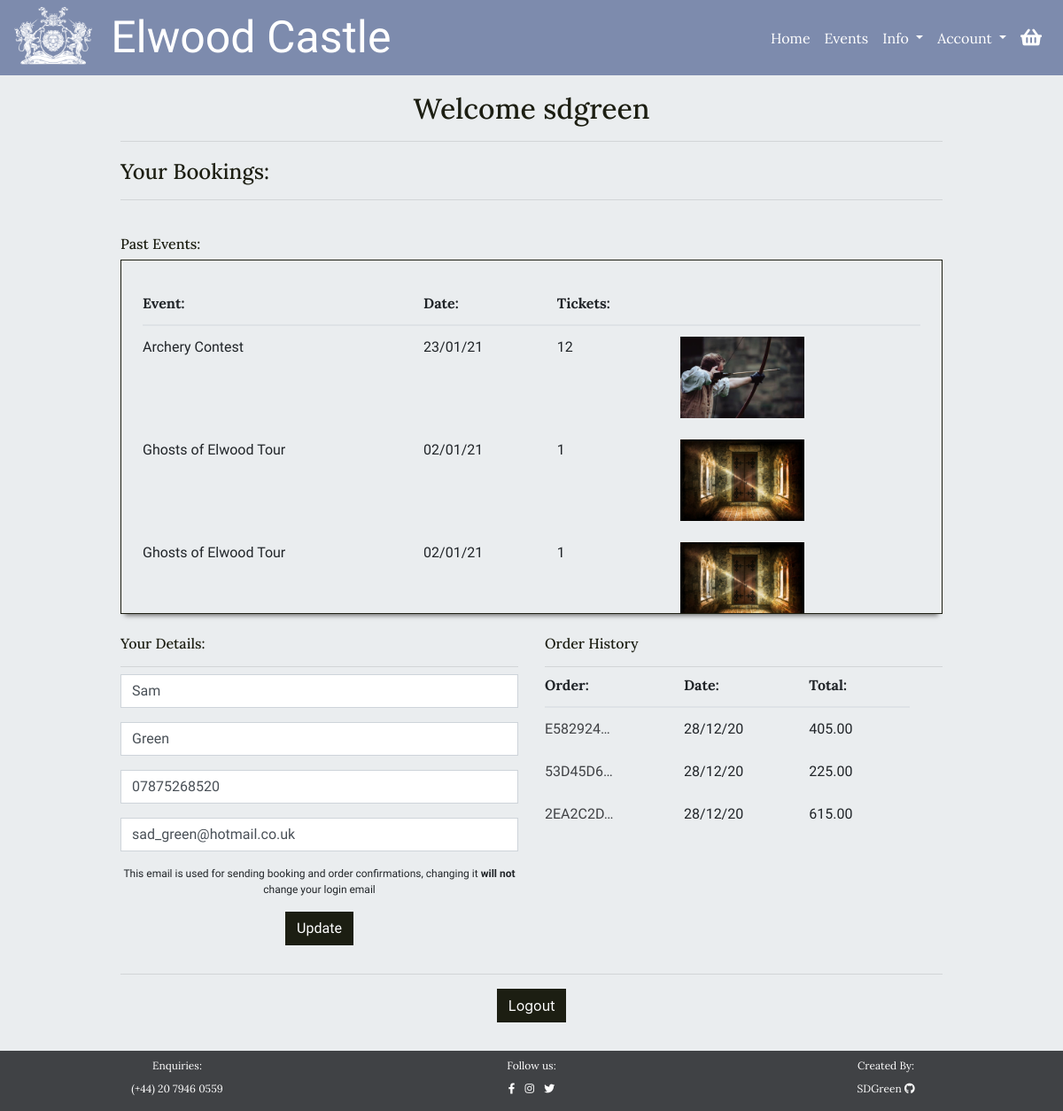
Page /user/home/ (signed in) on the earlier database version.
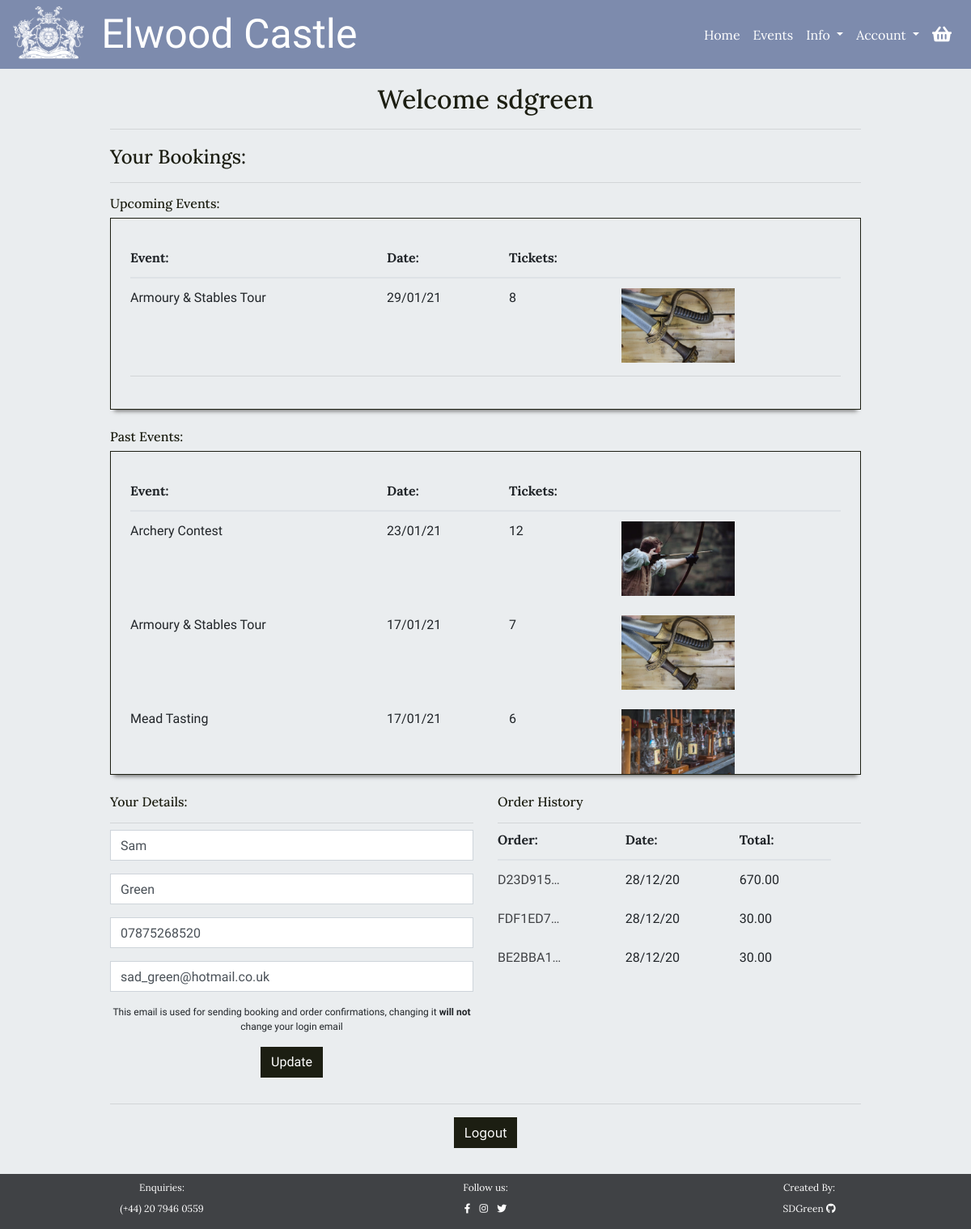
Same page on the later database version.
### checkout/models.py (models this page shows, shortened)
class EventBooking(models.Model):
    confirmation_number = models.CharField(max_length=32, null=False,
                                           editable=False)
    order = models.ForeignKey(Order, null=False, blank=False,
                              on_delete=models.CASCADE,
                              related_name='bookings')
    event = models.ForeignKey(Event, null=False, blank=False,
                              on_delete=models.CASCADE,)
    date = models.DateField(auto_now=False, auto_now_add=False,
                            null=False, blank=False)
    ticket_quantity = models.IntegerField()
    booking_total = models.DecimalField(max_digits=7, decimal_places=2,
                                        null=False, blank=False,
                                        editable=False, default=0)

class Order(models.Model):
    user_account = models.ForeignKey(UserAccount, null=True, blank=True,
                                     on_delete=models.SET_NULL,
                                     related_name='orders')
    order_number = models.CharField(max_length=32, null=False, editable=False)
    first_name = models.CharField(max_length=100, null=False, blank=False)
    last_name = models.CharField(max_length=200, null=False, blank=False)
    email = models.EmailField(max_length=200, null=False, blank=False)
    phone_number = models.CharField(max_length=20, null=True, blank=True)
    date = models.DateTimeField(auto_now_add=True)
    stripe_id = models.CharField(max_length=27, null=False, blank=False)
    total = models.DecimalField(max_digits=7, decimal_places=2,
                                null=True, blank=False, default=0)

### events/models.py (models this page shows)
class Event(models.Model):
    category = models.ForeignKey('Category', null=True, blank=True,
                                 on_delete=models.SET_NULL)
    name = models.CharField(max_length=254)
    description = models.TextField()
    price = models.DecimalField(max_digits=8, decimal_places=2, blank=False)
    start_time = models.TimeField()
    rating = models.DecimalField(max_digits=2, decimal_places=1, null=True,
                                 blank=True)
    day_ticket_limit = models.PositiveIntegerField(blank=False,
                                                   validators=[
                                                      MaxValueValidator(200)
                                                    ])
    supervision = models.BooleanField(default=True, null=True, blank=True)
    age_restricted = models.BooleanField(default=True, null=True, blank=False)
    image = models.ImageField(null=True, blank=True)
    def __str__(self):
        return self.name

### user_account/views.py (the view)
# urls.py: path('home/', views.user_home, name="user_home"),
@login_required
def user_home(request):
    useraccount = None
    bookings = None
    try:
        useraccount = UserAccount.objects.get(user__username=request.user)
        bookings = EventBooking.objects.filter(
            order__user_account=useraccount).order_by('-date')
    except UserAccount.DoesNotExist:
        messages.error(request, """Sorry, we couldn't find your account
                                information, please get in contact so we
                                can fix this for you""")
        return redirect(reverse('events'))
    no_bookings = False
    if not bookings:
        no_bookings = True
    today = datetime.datetime.today()
    upcoming_bookings = bookings.filter(date__gte=today).order_by("date")
    past_bookings = bookings.filter(date__lt=today)
    orders = useraccount.orders.all().order_by("-date")
    user_form = UserForm(instance=useraccount)
    context = {
        'useraccount': useraccount,
        'upcoming_bookings': upcoming_bookings,
        'past_bookings': past_bookings,
        'no_bookings': no_bookings,
        'orders': orders,
        'user_form': user_form
    }
    return render(request, 'user_account/user_home.html', context)

### user_account/forms.py
class UserForm(forms.ModelForm):
    class Meta:
        model = UserAccount
        exclude = ('user',)
    def __init__(self, *args, **kwargs):
        super().__init__(*args, **kwargs)
        placeholder = {
            'first_name': 'First Name',
            'last_name': 'Last Name',
            'email': 'Delivery Email',
            'phone_number': 'Contact Number'
        }
        self.fields['first_name'].widget.attrs['autofocus'] = True
        for field in self.fields:
            self.fields[field].widget.attrs['placeholder'] = f'{placeholder[field]}'
            self.fields[field].widget.attrs['class'] = 'checkout-form-input body-text text-m'
            self.fields[field].label = False

### basket/contexts.py (called while the page is built, shortened)
def basket_items(request):
    basket_items = []
    total = 0
    basket = request.session.get('basket', {})
    context = {
        'basket_items': basket_items,
        'total': total,
    }
    return context

### user_account/templates/user_account/user_home.html (shortened to what the changed rows need)
{% extends 'base.html' %}
{% load crispy_forms_tags %}
{% block content %}
<div id="small-page">
    <div class="color-overlay">
        <div class="container-fluid guttered p-3">
            <div class="row pt-1 mb-2">
                <div class="col-12 mb-2">
                    <h2 class="heading-text color-title text-center ext-l mb-0">Welcome {{request.user}}</h2>
                </div>
            </div>
            <div class="row mt-1 mb-4">
                <div class="col-12">
                    <h2 class="heading-text color-title text-l mb-0">Your Bookings:</h2>
                </div>
                {% if no_bookings %}
                <div class="col-12">
                    <div class="empty-box below-shadow mx-auto text-center">
                        <h5 class="heading-text text-m mb-2">You have no bookings...</h5>
                        <a class="btn button heading-text text-m" href="{% url 'events' %}">See Events</a>
                    </div>
                </div>
                {% else %}
                <div class="col-12">
                    {% if upcoming_bookings %}
                    <h2 class="heading-text color-title text-m mb-2">Upcoming Events:</h2>
                    <div class="booking-container below-shadow p-4">
                        <table class="table mb-1 table-responsive-sm">
                            <thead class="heading-text text-m">
                                <tr>
                                    <th scope="col">Event:</th>
                                    <th scope="col"></th>
                                    <th scope="col">Date:</th>
                                    <th scope="col">Tickets:</th>
                                    <th scope="col"></th>
                                </tr>
                            </thead>
                            <tbody class="body-text text-m">
                                {% for booking in upcoming_bookings %}
                                <tr>
                                    <td colspan="2">
                                        {{ booking.event }}
                                    </td>
                                    <td>
                                        {{ booking.date|date:"d/m/y"}}
                                    </td>
                                    <td>{{ booking.ticket_quantity }}
                                    </td>
                                    <td class="d-none d-md-inline-block">
                                        <img class="img-fluid" src="{{ booking.event.image.url }}"
                                            alt="{{ booking.event.name }}">
                                    </td>
                                </tr>
                                {% endfor %}
                            </tbody>
                        </table>
                        <hr class="mt-0 mb-3">
                    </div>
                    {% endif %}
                    {% if past_bookings %}
                    <h2 class="heading-text color-title text-m mt-4 mb-2">Past Events:</h2>
                    <div class="booking-container below-shadow p-4">
                        <table class="table mb-1 table-responsive-sm">
                            <thead class="heading-text text-m">
                                <tr>
                                    <th scope="col">Event:</th>
                                    <th scope="col"></th>
                                    <th scope="col">Date:</th>
                                    <th scope="col">Tickets:</th>
                                    <th scope="col"></th>
                                </tr>
                            </thead>
                            <tbody class="body-text text-m">
                                {% for booking in past_bookings %}
                                <tr>
                                    <td colspan="2">
                                        {{ booking.event }}
                                    </td>
                                    <td>
                                        {{ booking.date|date:"d/m/y"}}
                                    </td>
                                    <td>{{ booking.ticket_quantity }}
                                    </td>
                                    <td class="d-none d-md-inline-block">
                                        <img class="img-fluid" src="{{ booking.event.image.url }}"
                                            alt="{{ booking.event.name }}">
                                    </td>
                                </tr>
                                {% endfor %}
                            </tbody>
                        </table>
                    </div>
                    {% endif %}
                </div>
                {% endif %}
            </div>
            <div class="row mt-1 mb-3">
                <div class="col-12 col-sm-6 p-0 pl-sm-0">
                    <div class="col-12">
                        <h2 class="heading-text color-title text-m mb-0">Your Details:</h2>
                    </div>
                </div>
                <div class="col-12 col-sm-6 p-0 pr-sm-0">
                    <div class="col-12">
                        <h2 class="heading-text color-title text-m mb-0">Order History</h2>
                    </div>
                    {% if orders %}
                    <div id="order-history" class="col-12 body-text">
                        <table class="table mb-1">
                            <thead class="heading-text text-m">
                                <tr>
                                    <th class="pt-0" scope="col">Order:</th>
                                    <th class="pt-0" scope="col">Date:</th>
                                    <th class="pt-0" scope="col">Total:</th>
                                </tr>
                            </thead>
                            <tbody class="body-text text-m">
                                {% for order in orders %}
                                <tr>
                                    <td>
                                        <a href="{% url 'order_summary' order.order_number %}"
                                            class="text-link">{{ order.order_number|truncatechars:8 }}</a>
                                    </td>
                                    <td>
                                        {{ order.date|date:"d/m/y"}}
                                    </td>
                                    <td>{{ order.total }}
                                    </td>
                                    <td class="d-none d-md-inline-block">
                                    </td>
                                </tr>
                                {% endfor %}
                            </tbody>
                        </table>
                    </div>
                    {% else %}
                    <div class="col-12 body-text">
                        <p>You have no orders</p>
                    </div>
                    {% endif %}
                </div>
            </div>
        </div>
    </div>
</div>
{% endblock %}

Differences in the rows shown:
no longer on this page (row unchanged): EventBooking: event "Ghosts of Elwood Tour", date "02/01/21", ticket_quantity "1", event.image (picture), shown under "Past Events:"
no longer on this page (row unchanged): EventBooking: event "Ghosts of Elwood Tour", date "02/01/21", ticket_quantity "1", event.image (picture), shown under "Past Events:"
no longer on this page (row unchanged): Order: order_number "E582924…", date "28/12/20", total "405.00"
no longer on this page (row unchanged): Order: order_number "53D45D6…", date "28/12/20", total "225.00"
no longer on this page (row unchanged): Order: order_number "2EA2C2D…", date "28/12/20", total "615.00"
added EventBooking: event "Armoury & Stables Tour", date "29/01/21", ticket_quantity "8", event.image (picture), shown under "Upcoming Events:"
added EventBooking: event "Armoury & Stables Tour", date "17/01/21", ticket_quantity "7", event.image (picture), shown under "Past Events:"
added EventBooking: event "Mead Tasting", date "17/01/21", ticket_quantity "6", event.image (picture), shown under "Past Events:"
added Order: order_number "D23D915…", date "28/12/20", total "670.00"
added Order: order_number "FDF1ED7…", date "28/12/20", total "30.00"
added Order: order_number "BE2BBA1…", date "28/12/20", total "30.00"
Other differences:
text now shown: "Upcoming Events: Event: Date: Tickets:"
